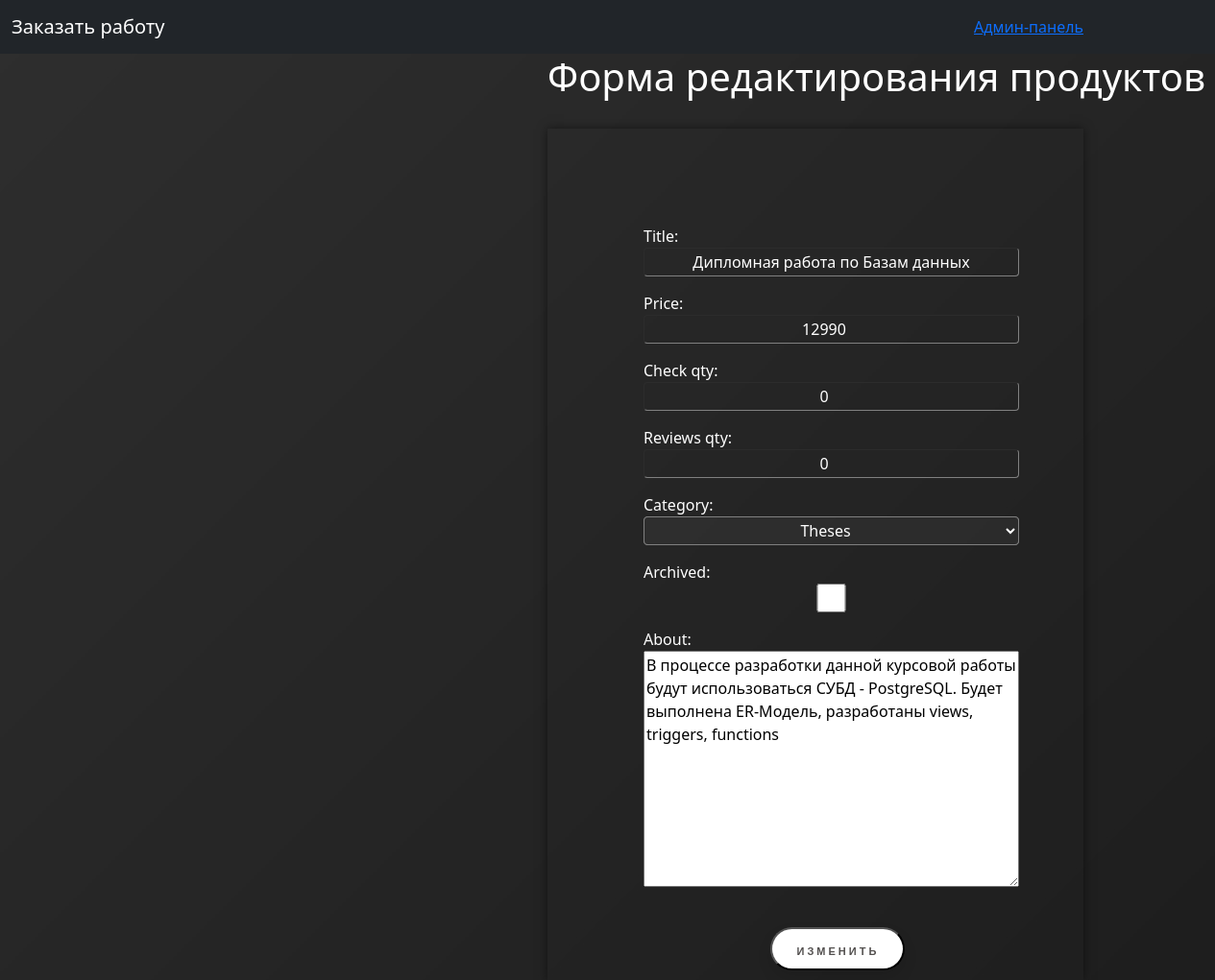
The app's page /shop/update/2 with its own data.
### shop/models.py (models this page shows, shortened)
class Course(models.Model):
    class Meta:
        ordering = ['title'] # Сортировка по полю title
        verbose_name_plural = "Работы" # Указание как будет выглядить во мн.ч
    title = models.CharField(max_length=255)
    about = models.TextField(null=False, blank=True)
    price = models.IntegerField()
    check_qty = models.IntegerField()
    reviews_qty = models.IntegerField()
    Category = models.ForeignKey(Category, on_delete=models.CASCADE)
    archived = models.BooleanField(default=False)
    created_at = models.DateTimeField(default=timezone.now)

class Category(models.Model):
    title = models.CharField(max_length=255)
    created_at = models.DateTimeField(default=timezone.now)
    def __str__(self):
        return self.title

### shop/views.py (the view, shortened to what this page needs)
# urls.py: path('update/<int:pk>', views.shopitemupdate.as_view(), name = 'shop_item_update'),
class shopitemupdate(UpdateView):
    template_name = 'shop/update_items.html'
    model = models.Course
    fields = 'title', 'price','check_qty', 'reviews_qty','Category','archived','about'
    success_url = reverse_lazy('shop:shop_item')

### templates/shop/update_items.html (shortened to what this page needs)
{% extends "base.html" %}
{% block content %}
<h1 class='pos'>Форма редактирования продуктов</h1>
<div class = 'bioform'>
        <form method='post'>
                <div class = "formaabout"></div>
            <div class="UserBioarea">
                {{form.as_p}}
            </div>
            <div class="submitreg">
                <button type='submit', class = "savebutton", class= "center">Изменить</button>
            </form>
            </div>
{% endblock content %}

### static/css/main.css (style rules this page uses)
html,body { height: 100%; }
body { color: white; background-image: url(../img/bg.jpg) }
* { box-sizing: border-box; }
.bioform { display: flex; flex-direction: column; margin-left: 50%; margin-top: 30px; box-shadow: 0 0 10px rgba(0,0,0,0.5); padding: 10px 100px; }
.savebutton { text-decoration: none; display: inline-block; width: 140px; height: 45px; line-height: 45px; border-radius: 45px; margin-left: 37%; font-family: 'Montserrat', sans-serif; font-size: 11px; text-transform: uppercase; text-align: center; letter-spacing: 3px; font-weight: 600; color: #524f4e; background: white; box-shadow: 0 8px 15px rgba(0, 0, 0, .1); transition: .3s; }
.UserBioarea input { color: white; display: flex; justify-content: center; text-align: center; align-items: center; height: 30px; border-radius: 0.25rem; border-color: gray; border-width: 1px; width: 100%; }
.UserBioarea select { color: white; display: flex; justify-content: center; background-image: url(../img/bg.jpg); text-align: center; align-items: center; height: 30px; border-radius: 0.25rem; border-color: gray; border-width: 1px; width: 100%; }
.UserBioarea option { color: white; background-color: rgb(128, 118, 118); }
.formaabout { display: flex; color: black; line-height: 110px; font-family: "FSElliotPro"; font-weight: 700; position: relative; height: 75px; }
input { background: transparent; border-color: white }
.submitreg { padding-top: 20px; }
.UserBioarea { display: flex; flex-direction: column; flex-wrap: wrap; padding-top: 15px; }
.pos { white-space: nowrap; margin-left: 50%; }

### records on screen
Course: title "Дипломная работа по Базам данных", price "12990", check_qty "0", reviews_qty "0", Category "Theses", about "В процессе разработки данной курсовой работы будут использоваться СУБД - PostgreSQL. Будет выполнена ER-Модель, разработаны views, triggers, functions"
